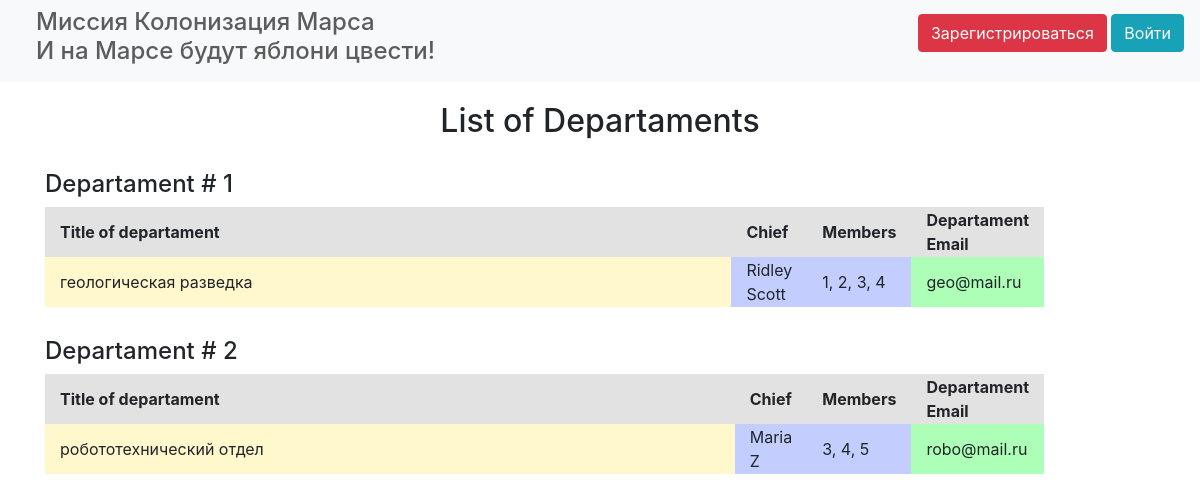
The app's page /departament with its own data.
### data/departments.py (models this page shows)
class Department(SqlAlchemyBase):
    __tablename__ = 'department'
    id = sqlalchemy.Column(sqlalchemy.Integer, primary_key=True, autoincrement=True)
    title = sqlalchemy.Column(sqlalchemy.String)
    chief = sqlalchemy.Column(sqlalchemy.Integer, sqlalchemy.ForeignKey("users.id"))
    members = sqlalchemy.Column(sqlalchemy.String, nullable=True)
    email = sqlalchemy.Column(sqlalchemy.String, index=True, unique=True, nullable=True)
    user_chief = orm.relation("User")

### data/users.py (models this page shows, shortened)
class User(SqlAlchemyBase, UserMixin):
    __tablename__ = 'users'
    id = sqlalchemy.Column(sqlalchemy.Integer, primary_key=True, autoincrement=True)
    surname = sqlalchemy.Column(sqlalchemy.String, nullable=True)
    name = sqlalchemy.Column(sqlalchemy.String)
    age = sqlalchemy.Column(sqlalchemy.Integer, nullable=True)
    position = sqlalchemy.Column(sqlalchemy.String, nullable=True)
    speciality = sqlalchemy.Column(sqlalchemy.String, nullable=True)
    address = sqlalchemy.Column(sqlalchemy.String, nullable=True)
    email = sqlalchemy.Column(sqlalchemy.String, index=True, unique=True, nullable=True)
    hashed_password = sqlalchemy.Column(sqlalchemy.String, nullable=True)
    modified_date = sqlalchemy.Column(sqlalchemy.DateTime, default=datetime.datetime.now)
    jobs = orm.relation("Jobs", back_populates='user')

### main.py (the view)
@app.route("/departament")
def departament_list():
    session = db_session.create_session()
    departaments = session.query(Department).all()
    return render_template("departament_log.html", departaments=departaments)

### data/db_session.py (called while the page is built)
def create_session() -> Session:
    global __factory
    return __factory()

### templates/departament_log.html (shortened to what this page needs)
{% extends "base.html" %}
{% block content %}
    <h2 style="margin-top: 20px" class="text-center">List of Departaments</h2>
    {% for departament in departaments %}
        <h4 style="margin-top: 30px">Departament # {{ departament.id }}</h4>
        <table width="90%">
            <thead>
            <tr style="background-color: rgba(221,221,221,0.83)">
                <th class="col">Title of departament</th>
                <th class="col">Chief</th>
                <th class="col">Members</th>
                <th class="col">Departament Email</th>
            </tr>
            </thead>
            <tbody>
            <tr style="padding: 10px">
                <td class="col" style="background-color: rgba(255,238,134,0.41)">{{ departament.title }}</td>
                <td class="col" style="background-color:
                    rgba(183,196,255,0.83)">{{ departament.user_chief.name}} {{ departament.user_chief.surname }}</td>
                <td class="col" style="background-color:
                    rgba(183,196,255,0.83)">{{ departament.members}}</td>
                <td class="col" style="background-color: rgba(157,255,170,0.83)">{{ departament.email }}</td>
            </tr>
            </tbody>
        </table>
    {% endfor %}
{% endblock %}

### records on screen
Department: id "1", title "геологическая разведка", user_chief.name "Ridley", user_chief.surname "Scott", members "1, 2, 3, 4", email "geo@mail.ru"
Department: id "2", title "робототехнический отдел", user_chief.name "Maria", user_chief.surname "Z", members "3, 4, 5", email "robo@mail.ru"
